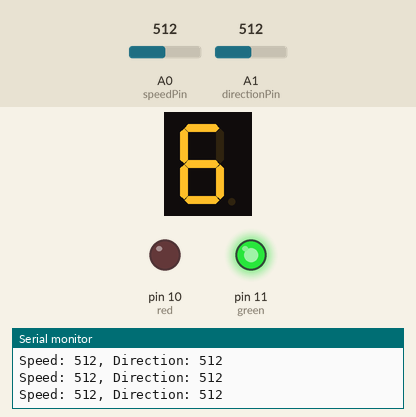
Bench run of a sketch on a simulated Arduino Uno, built with avr-gcc and run on an emulated ATmega328P. Parts: 1-digit seven-segment display, output pins drawn as LEDs (lit = HIGH), the last lines printed to the serial monitor. Wiring (inferred from the names in the program): 1-digit 7-segment display, segments lit when LOW: segments pin 6, pin 3, pin 7, pin 8, pin 4, pin 9, pin 5, pin 2. The inputs (shaded band) are chosen by the test bench; at power-on: A0 (speedPin) = 512, A1 (directionPin) = 512. The segment pins are drawn as the display they are named for; pins used as bus, display or sensor lines are not drawn.

Above: at 1.4 s.
1.5 s: A0 (speedPin) set to 496
At 4.4 s:
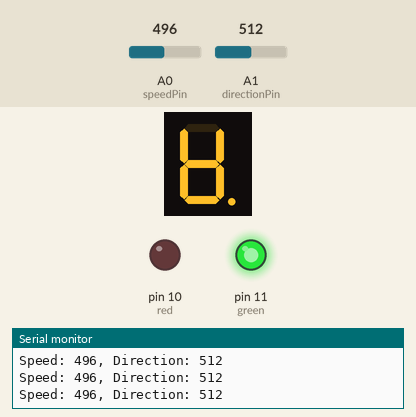
4.7 s: A0 (speedPin) set to 267
7.9 s: A0 (speedPin) set to 244
At 9.52 s:
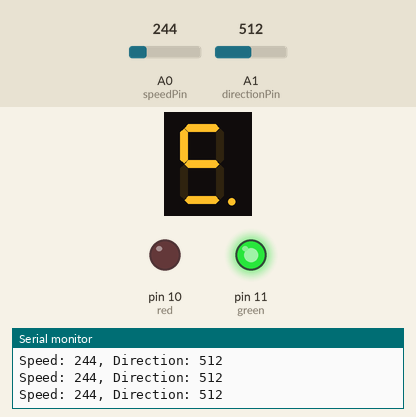
10.3 s: A1 (directionPin) set to 500
At 10.52 s:
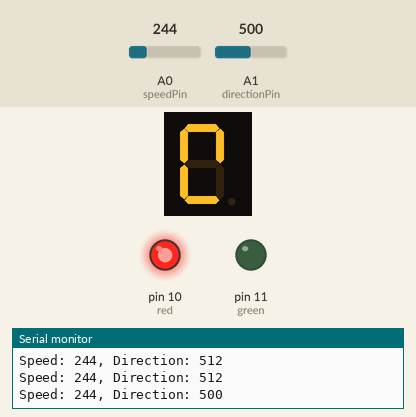
12.5 s: A1 (directionPin) set to 522
At 12.73 s:
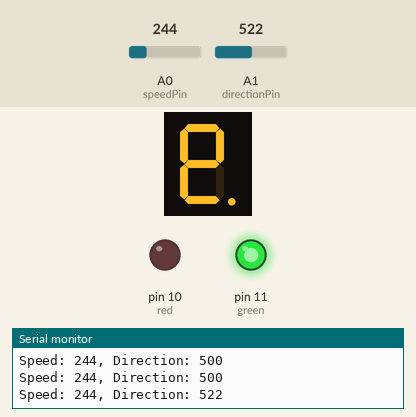
15.7 s: A1 (directionPin) set to 511
At 15.94 s:
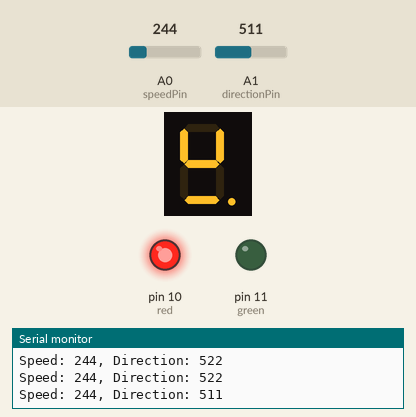
Timing chart, 0 to 18.7 s (numbered marks = the images above; inputs shaded):
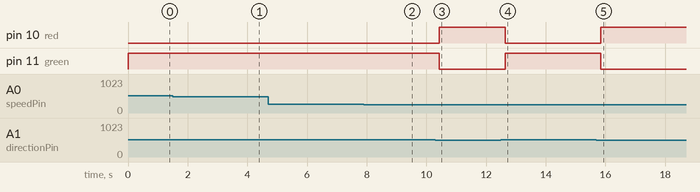

The sketch:

arduino-dual-counter-display.ino
```cpp
byte segment1[] = {2, 3, 4, 5}; // A, B, C, D
byte segment2[] = {6, 7, 8, 9};
byte green = 11;
byte red = 10;

byte speedPin = A0;
byte directionPin = A1;

int speed;
int direction;

int counter = 0;
int currentDigit[3] = {0, 0, 0};

void setup() {
  for (byte i = 0; i < 4; i++) {
    pinMode(segment1[i], OUTPUT);
    pinMode(segment2[i], OUTPUT);

  }
  pinMode(speedPin, INPUT);
  pinMode(directionPin, INPUT);
  pinMode(green, OUTPUT);
  pinMode(red, OUTPUT);
  Serial.begin(9600);
}

void loop() {
  updatePotentiometerValues();
  if (direction < 512) {
    countDown();
  } else {
    countUp();
  }
}

void updatePotentiometerValues() {
  speed = analogRead(speedPin);
  direction = analogRead(directionPin);
  Serial.print("Speed: ");
  Serial.print(speed);
  Serial.print(", Direction: ");
  Serial.println(direction);
}

void countDown() {
  int delayTime = map(speed, 0, 1023, 1, 5);

  counter--;
  if (counter < 0) {
    counter = 0;
  }

  digitalWrite(green , LOW);
  digitalWrite(red , HIGH);


  separateDigits(counter, currentDigit);

  displayNumber(currentDigit);
  delay(delayTime * 200);
}

void countUp() {
  int delayTime = map(speed, 0, 1023, 1, 5);

  counter++;
  if (counter > 99) {
    counter = 99;
  }

  digitalWrite(green , HIGH);
  digitalWrite(red , LOW);

  separateDigits(counter, currentDigit);

  displayNumber(currentDigit);
  delay(delayTime * 200);
}

void separateDigits(int number, int digits[]) {
  digits[1] = number / 10;
  digits[2] = number % 10;
}

void displayNumber(int digits[]) {
  for (int digit = 1; digit < 3; digit++) {
    byte* currentSegmentPins;
     if (digit == 1) {
      currentSegmentPins = segment2;
    } else {
      currentSegmentPins = segment1;
    }

    for (int segment = 0; segment < 4; segment++) {
      digitalWrite(currentSegmentPins[segment], digits[digit] & (1 << segment));
    }
  }
}
```

Measured:
- the behaviour switches between 512 and 511 on A0 (speedPin) (found by bisection; images 0 and 1)
- the behaviour switches between 256 and 255 on A0 (speedPin) (found by bisection; images 1 and 2)
- the behaviour switches between 512 and 511 on A1 (directionPin) (found by bisection; images 2 and 3)
- after the input at 10.3 s, pin 10 (red): LOW → HIGH after 0.13 s; pin 11 (green): HIGH → LOW after 0.13 s; the display: changes after 0.13 s (image 3)
- after the input at 12.5 s, pin 10 (red): HIGH → LOW after 0.14 s; pin 11 (green): LOW → HIGH after 0.14 s; the display: changes after 0.14 s (image 4)
- after the input at 15.7 s, pin 10 (red): LOW → HIGH after 0.15 s; pin 11 (green): HIGH → LOW after 0.15 s
- what the display in image 1 shows lasts 0.4 s, from 4.2 s to 4.6 s
